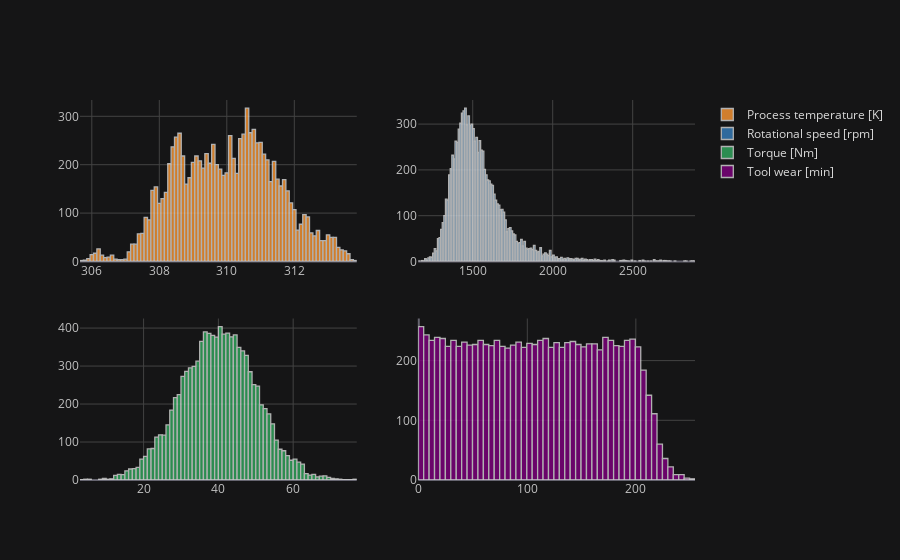

Notebook source saved alongside this figure:
### Code cell
X1.iplot(kind='hist', subplots=True)

### Figure 1 — Plotly figure (JSON) as saved in the notebook; plotly's stock layout.template omitted (floating-point values rounded to 4 significant figures; data arrays with more than 128 entries replaced by an {"elided": "..."} marker saying what was removed)
{"data": [{"histfunc": "count", "histnorm": "", "marker": {"color": "rgba(255, 153, 51, 1.0)", "line": {"color": "#D9D9D9", "width": 1.3}}, "name": "Process temperature [K]", "opacity": 0.8, "orientation": "v", "type": "histogram", "x": {"elided": "10000 float values"}, "xaxis": "x", "yaxis": "y"}, {"histfunc": "count", "histnorm": "", "marker": {"color": "rgba(55, 128, 191, 1.0)", "line": {"color": "#D9D9D9", "width": 1.3}}, "name": "Rotational speed [rpm]", "opacity": 0.8, "orientation": "v", "type": "histogram", "x": {"elided": "10000 int values"}, "xaxis": "x2", "yaxis": "y2"}, {"histfunc": "count", "histnorm": "", "marker": {"color": "rgba(50, 171, 96, 1.0)", "line": {"color": "#D9D9D9", "width": 1.3}}, "name": "Torque [Nm]", "opacity": 0.8, "orientation": "v", "type": "histogram", "x": {"elided": "10000 float values"}, "xaxis": "x3", "yaxis": "y3"}, {"histfunc": "count", "histnorm": "", "marker": {"color": "rgba(128, 0, 128, 1.0)", "line": {"color": "#D9D9D9", "width": 1.3}}, "name": "Tool wear [min]", "opacity": 0.8, "orientation": "v", "type": "histogram", "x": {"elided": "10000 int values"}, "xaxis": "x4", "yaxis": "y4"}], "layout": {"barmode": "overlay", "legend": {"bgcolor": "#151516", "font": {"color": "#D9D9D9"}}, "paper_bgcolor": "#151516", "plot_bgcolor": "#151516", "title": {"font": {"color": "#D9D9D9"}}, "xaxis": {"anchor": "y", "domain": [0, 0.45], "gridcolor": "#434343", "showgrid": true, "tickfont": {"color": "#C2C2C2"}, "title": {"font": {"color": "#D9D9D9"}, "text": ""}, "zerolinecolor": "#666570"}, "xaxis2": {"anchor": "y2", "domain": [0.55, 1], "gridcolor": "#434343", "showgrid": true, "tickfont": {"color": "#C2C2C2"}, "title": {"font": {"color": "#D9D9D9"}, "text": ""}, "zerolinecolor": "#666570"}, "xaxis3": {"anchor": "y3", "domain": [0, 0.45], "gridcolor": "#434343", "showgrid": true, "tickfont": {"color": "#C2C2C2"}, "title": {"font": {"color": "#D9D9D9"}, "text": ""}, "zerolinecolor": "#666570"}, "xaxis4": {"anchor": "y4", "domain": [0.55, 1], "gridcolor": "#434343", "showgrid": true, "tickfont": {"color": "#C2C2C2"}, "title": {"font": {"color": "#D9D9D9"}, "text": ""}, "zerolinecolor": "#666570"}, "yaxis": {"anchor": "x", "domain": [0.575, 1], "gridcolor": "#434343", "showgrid": true, "tickfont": {"color": "#C2C2C2"}, "title": {"font": {"color": "#D9D9D9"}, "text": ""}, "zerolinecolor": "#666570"}, "yaxis2": {"anchor": "x2", "domain": [0.575, 1], "gridcolor": "#434343", "showgrid": true, "tickfont": {"color": "#C2C2C2"}, "title": {"font": {"color": "#D9D9D9"}, "text": ""}, "zerolinecolor": "#666570"}, "yaxis3": {"anchor": "x3", "domain": [0, 0.425], "gridcolor": "#434343", "showgrid": true, "tickfont": {"color": "#C2C2C2"}, "title": {"font": {"color": "#D9D9D9"}, "text": ""}, "zerolinecolor": "#666570"}, "yaxis4": {"anchor": "x4", "domain": [0, 0.425], "gridcolor": "#434343", "showgrid": true, "tickfont": {"color": "#C2C2C2"}, "title": {"font": {"color": "#D9D9D9"}, "text": ""}, "zerolinecolor": "#666570"}}}
